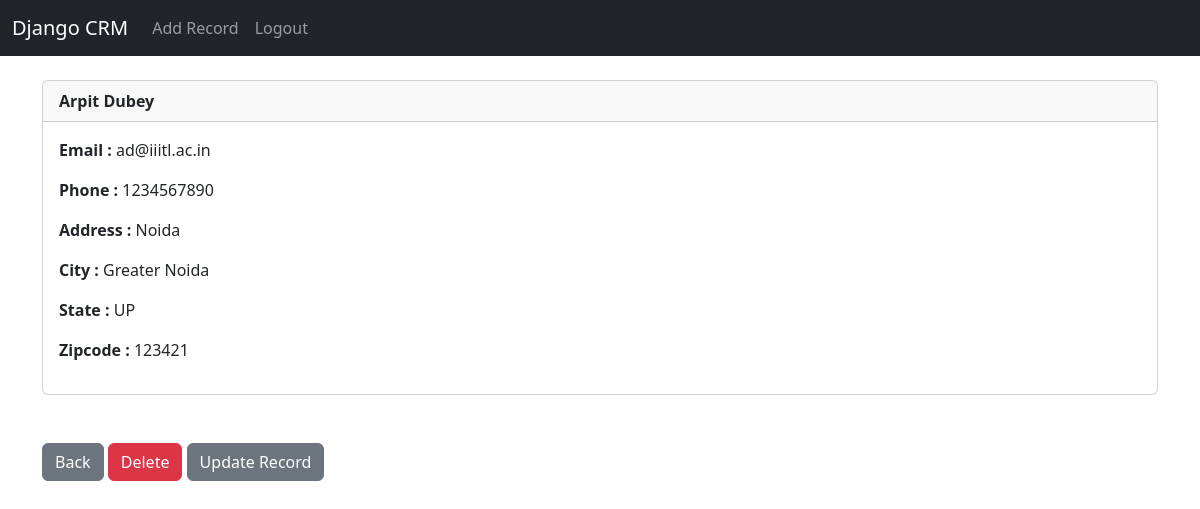
The app's page /record/4 (signed in) with its own data.
### website/models.py (models this page shows, shortened)
class Record(models.Model):
    created_at=models.DateTimeField(auto_now_add=True)
    first_name = models.CharField(max_length=50)
    last_name = models.CharField(max_length=50)
    email= models.CharField(max_length=100)
    phone =models.IntegerField()
    address= models.CharField(max_length=100)
    city = models.CharField(max_length=50)
    state =models.CharField(max_length=50)
    zipcode=models.IntegerField()

### website/views.py (the view)
# urls.py: path('record/<int:pk>',views.customer_record,name="record"),
def customer_record(request,pk):
    if request.user.is_authenticated:
        customer_record = Record.objects.get(id=pk)
        return render(request,'record.html',{'customer_record':customer_record})
    else:
        messages.success(request,'You must be logged in to view that page')
        return redirect('home')

### website/templates/record.html (shortened to what this page needs)
{% extends "base.html" %}
{% block content %}
    <div class="card ">
        <div class="card-header">
            <strong>
                {{ customer_record.first_name }}
                {{ customer_record.last_name }}
            </strong>
        </div>
        <div class="card-body">
        <p class="card-text">
            <strong>Email : </strong>{{ customer_record.email }}
        </p>
        <p class="card_text">
            <strong>Phone : </strong>{{ customer_record.phone }} <br>
        </p>
        <p class="card_text">
            <strong>Address : </strong>{{ customer_record.address}} <br>
        </p>
        <p class="card_text">
            <strong>City : </strong>{{ customer_record.city}} <br>
        </p>
        <p class="card_text">
            <strong>State : </strong>{{ customer_record.state}} <br>
        </p>
        <p class="card_text">
            <strong>Zipcode : </strong>{{ customer_record.zipcode}} <br>
        </p>
        </div>
    </div>
    <br><br>
    <a href="{% url "home" %}" class="btn btn-secondary">Back</a>
    <a href="{% url "delete_record" customer_record.id %}" class="btn btn-danger">Delete</a>
    <a href="{% url "update_record" customer_record.id %}" class="btn btn-secondary">Update Record</a>
{% endblock content %}

### records on screen
Record: first_name "Arpit", last_name "Dubey", email "ad@iiitl.ac.in", phone "1234567890", address "Noida", city "Greater Noida", state "UP", zipcode "123421"
